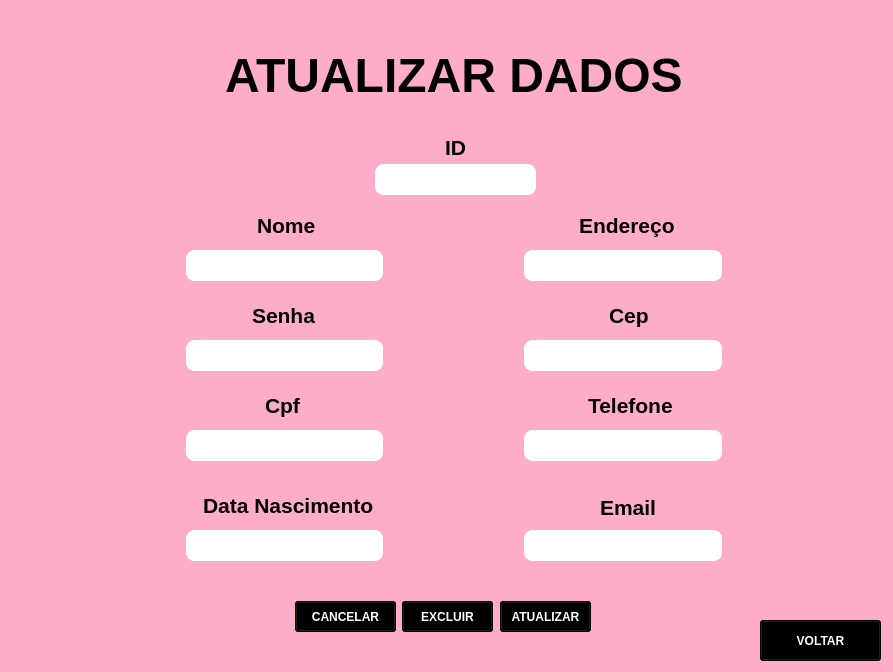
<?xml version="1.0" encoding="UTF-8"?>
<ui version="4.0">
 <class>Form</class>
 <widget class="QWidget" name="Form">
  <property name="geometry">
   <rect>
    <x>0</x>
    <y>0</y>
    <width>893</width>
    <height>672</height>
   </rect>
  </property>
  <property name="maximumSize">
   <size>
    <width>893</width>
    <height>672</height>
   </size>
  </property>
  <property name="windowTitle">
   <string>att_dados</string>
  </property>
  <property name="windowIcon">
   <iconset>
    <normaloff>../new tela/diamond-removebg-preview.png</normaloff>../new tela/diamond-removebg-preview.png</iconset>
  </property>
  <property name="styleSheet">
   <string notr="true">background-color: rgb(255, 172, 203);</string>
  </property>
  <widget class="QLabel" name="label_4">
   <property name="geometry">
    <rect>
     <x>265</x>
     <y>390</y>
     <width>101</width>
     <height>31</height>
    </rect>
   </property>
   <property name="font">
    <font>
     <family>Nirmala UI</family>
     <pointsize>16</pointsize>
     <weight>75</weight>
     <bold>true</bold>
    </font>
   </property>
   <property name="text">
    <string>Cpf</string>
   </property>
  </widget>
  <widget class="QLabel" name="label_3">
   <property name="geometry">
    <rect>
     <x>252</x>
     <y>300</y>
     <width>101</width>
     <height>31</height>
    </rect>
   </property>
   <property name="font">
    <font>
     <family>Nirmala UI</family>
     <pointsize>16</pointsize>
     <weight>75</weight>
     <bold>true</bold>
    </font>
   </property>
   <property name="text">
    <string>Senha</string>
   </property>
  </widget>
  <widget class="QPushButton" name="cancelar">
   <property name="geometry">
    <rect>
     <x>295</x>
     <y>601</y>
     <width>101</width>
     <height>31</height>
    </rect>
   </property>
   <property name="font">
    <font>
     <family>Nirmala UI</family>
     <weight>75</weight>
     <bold>true</bold>
    </font>
   </property>
   <property name="styleSheet">
    <string notr="true">background-color: rgb(0, 0, 0);
color: rgb(255, 255, 255);</string>
   </property>
   <property name="text">
    <string>CANCELAR</string>
   </property>
  </widget>
  <widget class="QLabel" name="label_9">
   <property name="geometry">
    <rect>
     <x>600</x>
     <y>492</y>
     <width>101</width>
     <height>31</height>
    </rect>
   </property>
   <property name="font">
    <font>
     <family>Nirmala UI</family>
     <pointsize>16</pointsize>
     <weight>75</weight>
     <bold>true</bold>
    </font>
   </property>
   <property name="text">
    <string>Email</string>
   </property>
  </widget>
  <widget class="QLabel" name="label_10">
   <property name="geometry">
    <rect>
     <x>445</x>
     <y>132</y>
     <width>21</width>
     <height>31</height>
    </rect>
   </property>
   <property name="font">
    <font>
     <family>Nirmala UI</family>
     <pointsize>16</pointsize>
     <weight>75</weight>
     <bold>true</bold>
    </font>
   </property>
   <property name="text">
    <string>ID</string>
   </property>
  </widget>
  <widget class="QLabel" name="label_2">
   <property name="geometry">
    <rect>
     <x>257</x>
     <y>210</y>
     <width>101</width>
     <height>31</height>
    </rect>
   </property>
   <property name="font">
    <font>
     <family>Nirmala UI</family>
     <pointsize>16</pointsize>
     <weight>75</weight>
     <bold>true</bold>
    </font>
   </property>
   <property name="text">
    <string>Nome</string>
   </property>
  </widget>
  <widget class="QLabel" name="label_8">
   <property name="geometry">
    <rect>
     <x>588</x>
     <y>390</y>
     <width>101</width>
     <height>31</height>
    </rect>
   </property>
   <property name="font">
    <font>
     <family>Nirmala UI</family>
     <pointsize>16</pointsize>
     <weight>75</weight>
     <bold>true</bold>
    </font>
   </property>
   <property name="text">
    <string>Telefone</string>
   </property>
  </widget>
  <widget class="QLabel" name="label_6">
   <property name="geometry">
    <rect>
     <x>579</x>
     <y>210</y>
     <width>101</width>
     <height>31</height>
    </rect>
   </property>
   <property name="font">
    <font>
     <family>Nirmala UI</family>
     <pointsize>16</pointsize>
     <weight>75</weight>
     <bold>true</bold>
    </font>
   </property>
   <property name="text">
    <string>Endereço</string>
   </property>
  </widget>
  <widget class="QLabel" name="label_5">
   <property name="geometry">
    <rect>
     <x>203</x>
     <y>490</y>
     <width>181</width>
     <height>31</height>
    </rect>
   </property>
   <property name="font">
    <font>
     <family>Nirmala UI</family>
     <pointsize>16</pointsize>
     <weight>75</weight>
     <bold>true</bold>
    </font>
   </property>
   <property name="text">
    <string>Data Nascimento</string>
   </property>
  </widget>
  <widget class="QLabel" name="label">
   <property name="geometry">
    <rect>
     <x>225</x>
     <y>30</y>
     <width>461</width>
     <height>91</height>
    </rect>
   </property>
   <property name="font">
    <font>
     <family>Nirmala UI</family>
     <pointsize>36</pointsize>
     <weight>75</weight>
     <bold>true</bold>
    </font>
   </property>
   <property name="text">
    <string>ATUALIZAR DADOS</string>
   </property>
  </widget>
  <widget class="QLabel" name="label_7">
   <property name="geometry">
    <rect>
     <x>609</x>
     <y>300</y>
     <width>101</width>
     <height>31</height>
    </rect>
   </property>
   <property name="font">
    <font>
     <family>Nirmala UI</family>
     <pointsize>16</pointsize>
     <weight>75</weight>
     <bold>true</bold>
    </font>
   </property>
   <property name="text">
    <string>Cep</string>
   </property>
  </widget>
  <widget class="QLineEdit" name="id">
   <property name="geometry">
    <rect>
     <x>375</x>
     <y>164</y>
     <width>161</width>
     <height>31</height>
    </rect>
   </property>
   <property name="font">
    <font>
     <family>Nirmala UI</family>
    </font>
   </property>
   <property name="styleSheet">
    <string notr="true">QLineEdit {
background-color: #fff;
border: 1px solid #fff;
border-radius: 8px;
}

QLineEdit:focus {
border: 2px solid #000000;

}</string>
   </property>
  </widget>
  <widget class="QLineEdit" name="nome">
   <property name="geometry">
    <rect>
     <x>186</x>
     <y>250</y>
     <width>197</width>
     <height>31</height>
    </rect>
   </property>
   <property name="font">
    <font>
     <family>Nirmala UI</family>
    </font>
   </property>
   <property name="styleSheet">
    <string notr="true">QLineEdit {
background-color: #fff;
border: 1px solid #fff;
border-radius: 8px;
}

QLineEdit:focus {
border: 2px solid #000000;

}</string>
   </property>
  </widget>
  <widget class="QLineEdit" name="endereco">
   <property name="geometry">
    <rect>
     <x>524</x>
     <y>250</y>
     <width>198</width>
     <height>31</height>
    </rect>
   </property>
   <property name="font">
    <font>
     <family>Nirmala UI</family>
    </font>
   </property>
   <property name="styleSheet">
    <string notr="true">QLineEdit {
background-color: #fff;
border: 1px solid #fff;
border-radius: 8px;
}

QLineEdit:focus {
border: 2px solid #000000;

}</string>
   </property>
  </widget>
  <widget class="QLineEdit" name="senha">
   <property name="geometry">
    <rect>
     <x>186</x>
     <y>340</y>
     <width>197</width>
     <height>31</height>
    </rect>
   </property>
   <property name="font">
    <font>
     <family>Nirmala UI</family>
    </font>
   </property>
   <property name="styleSheet">
    <string notr="true">QLineEdit {
background-color: #fff;
border: 1px solid #fff;
border-radius: 8px;
}

QLineEdit:focus {
border: 2px solid #000000;

}</string>
   </property>
  </widget>
  <widget class="QLineEdit" name="cep">
   <property name="geometry">
    <rect>
     <x>524</x>
     <y>340</y>
     <width>198</width>
     <height>31</height>
    </rect>
   </property>
   <property name="font">
    <font>
     <family>Nirmala UI</family>
    </font>
   </property>
   <property name="styleSheet">
    <string notr="true">QLineEdit {
background-color: #fff;
border: 1px solid #fff;
border-radius: 8px;
}

QLineEdit:focus {
border: 2px solid #000000;

}</string>
   </property>
  </widget>
  <widget class="QLineEdit" name="cpf">
   <property name="geometry">
    <rect>
     <x>186</x>
     <y>430</y>
     <width>197</width>
     <height>31</height>
    </rect>
   </property>
   <property name="font">
    <font>
     <family>Nirmala UI</family>
    </font>
   </property>
   <property name="styleSheet">
    <string notr="true">QLineEdit {
background-color: #fff;
border: 1px solid #fff;
border-radius: 8px;
}

QLineEdit:focus {
border: 2px solid #000000;

}</string>
   </property>
  </widget>
  <widget class="QLineEdit" name="telefone">
   <property name="geometry">
    <rect>
     <x>524</x>
     <y>430</y>
     <width>198</width>
     <height>31</height>
    </rect>
   </property>
   <property name="font">
    <font>
     <family>Nirmala UI</family>
    </font>
   </property>
   <property name="styleSheet">
    <string notr="true">QLineEdit {
background-color: #fff;
border: 1px solid #fff;
border-radius: 8px;
}

QLineEdit:focus {
border: 2px solid #000000;

}</string>
   </property>
  </widget>
  <widget class="QLineEdit" name="dt_nasc">
   <property name="geometry">
    <rect>
     <x>186</x>
     <y>530</y>
     <width>197</width>
     <height>31</height>
    </rect>
   </property>
   <property name="font">
    <font>
     <family>Nirmala UI</family>
    </font>
   </property>
   <property name="styleSheet">
    <string notr="true">QLineEdit {
background-color: #fff;
border: 1px solid #fff;
border-radius: 8px;
}

QLineEdit:focus {
border: 2px solid #000000;

}</string>
   </property>
  </widget>
  <widget class="QLineEdit" name="email">
   <property name="geometry">
    <rect>
     <x>524</x>
     <y>530</y>
     <width>198</width>
     <height>31</height>
    </rect>
   </property>
   <property name="font">
    <font>
     <family>Nirmala UI</family>
    </font>
   </property>
   <property name="styleSheet">
    <string notr="true">QLineEdit {
background-color: #fff;
border: 1px solid #fff;
border-radius: 8px;
}

QLineEdit:focus {
border: 2px solid #000000;

}</string>
   </property>
  </widget>
  <widget class="QPushButton" name="atualizar">
   <property name="geometry">
    <rect>
     <x>500</x>
     <y>601</y>
     <width>91</width>
     <height>31</height>
    </rect>
   </property>
   <property name="font">
    <font>
     <family>Nirmala UI</family>
     <weight>75</weight>
     <bold>true</bold>
    </font>
   </property>
   <property name="styleSheet">
    <string notr="true">background-color: rgb(0, 0, 0);
color: rgb(255, 255, 255);</string>
   </property>
   <property name="text">
    <string>ATUALIZAR</string>
   </property>
  </widget>
  <widget class="QPushButton" name="deletar">
   <property name="geometry">
    <rect>
     <x>402</x>
     <y>601</y>
     <width>91</width>
     <height>31</height>
    </rect>
   </property>
   <property name="font">
    <font>
     <family>Nirmala UI</family>
     <weight>75</weight>
     <bold>true</bold>
    </font>
   </property>
   <property name="styleSheet">
    <string notr="true">background-color: rgb(0, 0, 0);
color: rgb(255, 255, 255);</string>
   </property>
   <property name="text">
    <string>EXCLUIR</string>
   </property>
  </widget>
  <widget class="QPushButton" name="voltar">
   <property name="geometry">
    <rect>
     <x>760</x>
     <y>620</y>
     <width>121</width>
     <height>41</height>
    </rect>
   </property>
   <property name="font">
    <font>
     <family>Nirmala UI</family>
     <weight>75</weight>
     <bold>true</bold>
    </font>
   </property>
   <property name="styleSheet">
    <string notr="true">background-color: rgb(0, 0, 0);
color: rgb(255, 255, 255);</string>
   </property>
   <property name="text">
    <string>VOLTAR</string>
   </property>
  </widget>
 </widget>
 <resources/>
 <connections/>
</ui>
